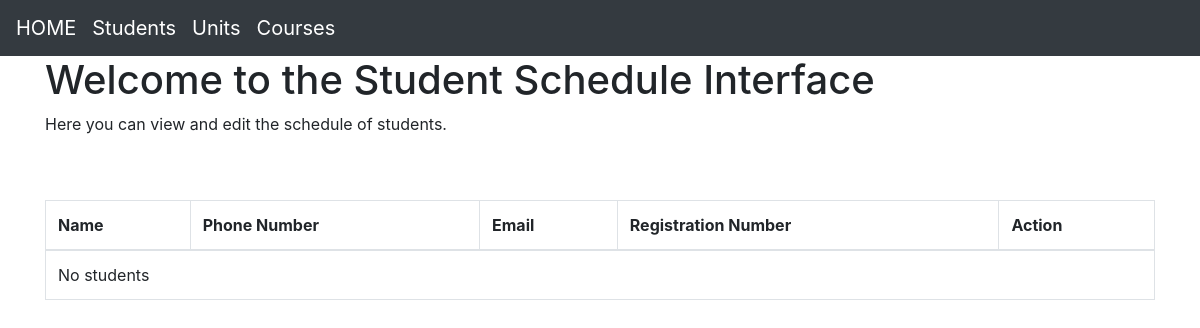
Page / (signed in) on the earlier database version.
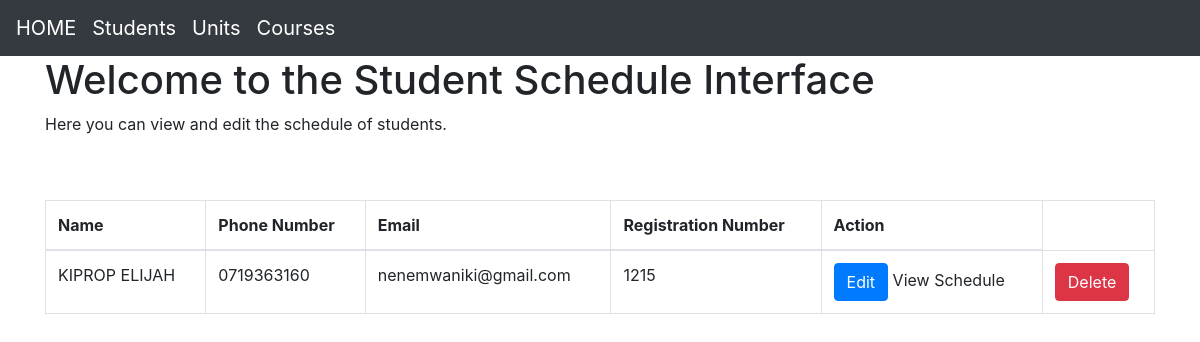
Same page on the later database version.
### schedule/models.py (models this page shows, shortened)
class Students(models.Model):
    reg = models.CharField(max_length=10, unique=True)  # Ensure unique student registration IDs
    name = models.CharField(max_length=100)
    Program = models.ForeignKey(Courses, on_delete=models.CASCADE, null=True, blank=True)
    email = models.EmailField()
    phone = models.CharField(max_length=15)

### schedule/views.py (the view)
# urls.py: path("", views.index, name="index"),  # Admin view (replace with specific view if needed)
@login_required
def index(request):
    if request.user.is_superuser:
        students_list = Students.objects.all()
        return render(request, 'schedule/index.html', {'students': students_list})
    else:
        return redirect('home')  # Redirect non-admins to student homepage

### schedule/templates/schedule/index.html (shortened to what this page needs)
{% extends 'schedule/layout.html' %}
{% block content %}
    <div class="container">
        <h1>Welcome to the Student Schedule Interface</h1>
        <p>Here you can view and edit the schedule of students.</p>
        <br><br>
        <div class="table-container">
            <table class="table table-bordered">
                <thead>
                    <tr>
                        <th>Name</th>
                        <th>Phone Number</th>
                        <th>Email</th>
                        <th>Registration Number</th>
                        <th>Action</th>
                    </tr>
                </thead>
                <tbody>
                    {% if students %}
                        {% for student in students %}
                            <tr>
                                <td>{{ student.name }}</td>
                                <td>{{ student.phone }}</td>
                                <td>{{ student.email }}</td>
                                <td>{{ student.reg }}</td>
                                <td>
                                    <a href="{% url 'editstudent' student.id %}" class="btn btn-primary">Edit</a>
                                    <a>View Schedule</a>
                                    <td>
                                        <a href="{% url 'deletestudent' pk=student.pk %}" class="btn btn-danger delete-student">Delete</a>
                                    </td>
                                </td>
                            </tr>
                        {% endfor %}
                    {% else %}
                        <tr>
                            <td colspan="5">No students</td>
                        </tr>
                    {% endif %}
                </tbody>
            </table>
        </div>
    </div>
{% endblock %}

### schedule/templates/schedule/layout.html (shortened to what this page needs)
<!DOCTYPE html>
<html lang="en">
<head>
  <link href="https://maxcdn.bootstrapcdn.com/bootstrap/4.0.0/css/bootstrap.min.css" rel="stylesheet">
</head>
<body>
  <nav class="navbar navbar-dark bg-dark navbar-expand-lg">
    <a class="navbar-brand" href="{% url 'index' %}">HOME</a>
  <a href="{% url 'newstudent' %}" class="navbar-brand">Students</a>
  <a href="{% url 'units' %}" class="navbar-brand">Units</a>
  <a href="{% url 'courses' %}" class="navbar-brand">Courses</a>
  </nav>
  {% block content %}
  {% endblock %}
</body>
</html>

Differences in the rows shown:
added Students: name "KIPROP ELIJAH", phone "0719363160", email "nenemwaniki@gmail.com", reg "1215"
Other differences:
text no longer shown: "No students"
